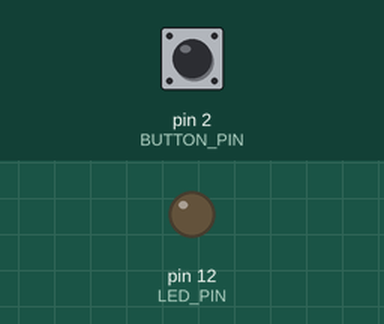
This sketch was run on a simulated Arduino Uno, built with avr-gcc and run on an emulated ATmega328P. Shown: output pins drawn as LEDs (lit = HIGH). Inputs (shaded band) come from the test bench; at power-on: pin 2 (BUTTON_PIN) LOW.

Above: at 1.2 s.
1.3 s: pin 2 (BUTTON_PIN) pulled HIGH for 0.15 s
At 2.2 s:
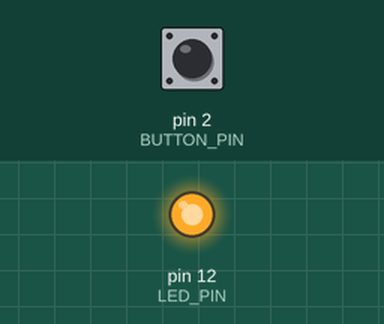
2.9 s: pin 2 (BUTTON_PIN) pulled HIGH for 1 s
At 3.4 s:
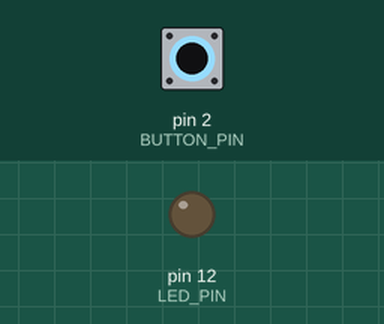
5.4 s: pin 2 (BUTTON_PIN) pulled HIGH for 3.2 s
At 6.5 s:
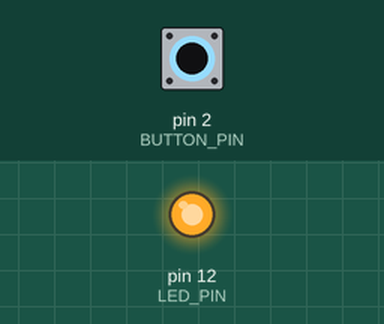
Timing chart, 0 to 8.4 s (numbered marks = the images above; inputs shaded):
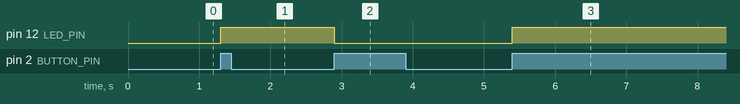

The sketch:

ch03DebounceButton.ino
```cpp
const unsigned int BUTTON_PIN = 2;
const unsigned int LED_PIN = 12;

void setup() {
  pinMode(BUTTON_PIN, INPUT);
  pinMode(LED_PIN, OUTPUT);

}

int old_button_state = LOW;
int led_state = LOW;

void loop() {
  const int CURRENT_BUTTON_STATE = digitalRead(BUTTON_PIN);
  if (CURRENT_BUTTON_STATE != old_button_state && CURRENT_BUTTON_STATE == HIGH) {
    if (led_state == LOW) {
      led_state = HIGH;
    } else {
      led_state = LOW;
    }
    digitalWrite(LED_PIN, led_state);
    delay(50);
  }
  old_button_state = CURRENT_BUTTON_STATE;
}
```

Measured:
- after the input at 1.3 s, pin 12 (LED_PIN): LOW → HIGH at once
- after the input at 2.9 s, pin 12 (LED_PIN): HIGH → LOW at once
- after the input at 5.4 s, pin 12 (LED_PIN): LOW → HIGH at once
